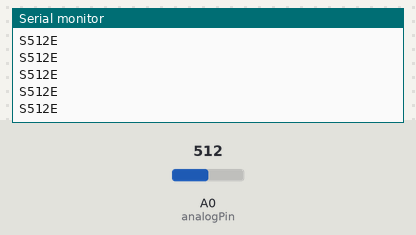
The sketch below on a simulated Arduino Uno, built with avr-gcc and run on an emulated ATmega328P. Shown: the last lines printed to the serial monitor. Inputs (shaded band) come from the test bench; at power-on: A0 (analogPin) = 512.

Above: at 1.2 s.
1.3 s: A0 (analogPin) set to 982
At 1.8 s:
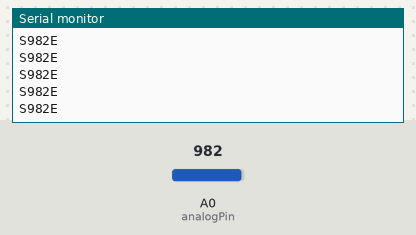
2.8 s: A0 (analogPin) set to 1016
At 3.3 s:
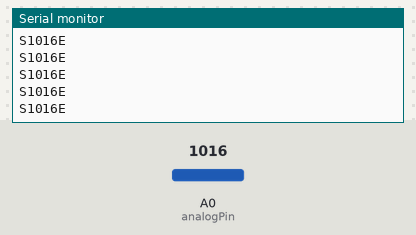
Timing chart, 0 to 5.8 s (numbered marks = the images above; inputs shaded):
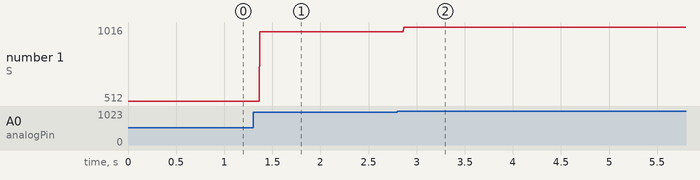

Measured:
- after the input at 1.3 s, the serial monitor: prints a new line after 0.07 s (image 1)
- after the input at 2.8 s, the serial monitor: prints a new line after 0.07 s (image 2)
- plotted number 1: 512 → 982 after the input at 1.3 s, 982 → 1016 after the input at 2.8 s

The sketch:

arduino.ino
```cpp
const int analogPin = A0; // Analog input pin that the sensor is attached to

// Define the starting and ending characters for the serial communication.
// Sometimes python cannot read the serial data correctly.
// To prevent this, we can use starting and ending characters.
const String startingChar = "S";
const String endingCar = "E";

void setup() {
  // Initialize serial communication at the 9600 baud rate
  Serial.begin(9600);

  // Configure the analog pin for input
  pinMode(analogPin, INPUT);
}

void loop() {
  // We want to sample the analog value at 8kHz (8000 times per second)
  // To achieve this, we need to read the analog value and wait for 125us
  int startedAt = micros();

  // Read the analog value
  int sensorValue = analogRead(analogPin);

  int endedAt = micros();
  int timeTook = endedAt - startedAt;

  // 125us = 8kHz sampling rate
  int timeRemaining = 125 - timeTook;

  // Send the sensor value to the serial port
  Serial.print(startingChar);
  Serial.print(sensorValue);
  Serial.println(endingCar);

  // Wait for the remaining time, this approach will give us 8kHz sampling rate in theory
  // But in practice, it may not be exactly 8kHz but it is good enough for our purposes
  if (timeRemaining > 0) {
    delayMicroseconds(timeRemaining);
  }
}
```
